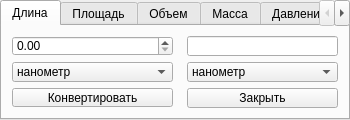
<?xml version="1.0" encoding="UTF-8"?>
<ui version="4.0">
 <class>FormConverter</class>
 <widget class="QWidget" name="FormConverter">
  <property name="geometry">
   <rect>
    <x>0</x>
    <y>0</y>
    <width>350</width>
    <height>120</height>
   </rect>
  </property>
  <property name="sizePolicy">
   <sizepolicy hsizetype="Fixed" vsizetype="Fixed">
    <horstretch>0</horstretch>
    <verstretch>0</verstretch>
   </sizepolicy>
  </property>
  <property name="minimumSize">
   <size>
    <width>350</width>
    <height>120</height>
   </size>
  </property>
  <property name="maximumSize">
   <size>
    <width>350</width>
    <height>120</height>
   </size>
  </property>
  <property name="baseSize">
   <size>
    <width>450</width>
    <height>120</height>
   </size>
  </property>
  <property name="windowTitle">
   <string>Конвертер единиц измерения</string>
  </property>
  <widget class="QTabWidget" name="tabWidget">
   <property name="geometry">
    <rect>
     <x>0</x>
     <y>0</y>
     <width>350</width>
     <height>120</height>
    </rect>
   </property>
   <property name="sizePolicy">
    <sizepolicy hsizetype="Fixed" vsizetype="Fixed">
     <horstretch>0</horstretch>
     <verstretch>0</verstretch>
    </sizepolicy>
   </property>
   <property name="minimumSize">
    <size>
     <width>350</width>
     <height>120</height>
    </size>
   </property>
   <property name="maximumSize">
    <size>
     <width>350</width>
     <height>120</height>
    </size>
   </property>
   <property name="baseSize">
    <size>
     <width>200</width>
     <height>120</height>
    </size>
   </property>
   <property name="currentIndex">
    <number>0</number>
   </property>
   <widget class="QWidget" name="tab">
    <attribute name="title">
     <string>Длина</string>
    </attribute>
    <widget class="QComboBox" name="comboBoxInputUnits">
     <property name="geometry">
      <rect>
       <x>10</x>
       <y>36</y>
       <width>161</width>
       <height>20</height>
      </rect>
     </property>
     <item>
      <property name="text">
       <string>нанометр</string>
      </property>
     </item>
     <item>
      <property name="text">
       <string>микрон</string>
      </property>
     </item>
     <item>
      <property name="text">
       <string>милиметр</string>
      </property>
     </item>
     <item>
      <property name="text">
       <string>сантиметр</string>
      </property>
     </item>
     <item>
      <property name="text">
       <string>дюйм</string>
      </property>
     </item>
     <item>
      <property name="text">
       <string>дециметр</string>
      </property>
     </item>
     <item>
      <property name="text">
       <string>фут</string>
      </property>
     </item>
     <item>
      <property name="text">
       <string>ярд</string>
      </property>
     </item>
     <item>
      <property name="text">
       <string>метр</string>
      </property>
     </item>
     <item>
      <property name="text">
       <string>кабельтов</string>
      </property>
     </item>
     <item>
      <property name="text">
       <string>километр</string>
      </property>
     </item>
     <item>
      <property name="text">
       <string>верста</string>
      </property>
     </item>
     <item>
      <property name="text">
       <string>сухопутная миля</string>
      </property>
     </item>
     <item>
      <property name="text">
       <string>морская миля</string>
      </property>
     </item>
    </widget>
    <widget class="QPushButton" name="pushButtonConvert">
     <property name="geometry">
      <rect>
       <x>10</x>
       <y>62</y>
       <width>161</width>
       <height>19</height>
      </rect>
     </property>
     <property name="text">
      <string>Конвертировать</string>
     </property>
    </widget>
    <widget class="QPushButton" name="pushButtonClose">
     <property name="geometry">
      <rect>
       <x>185</x>
       <y>62</y>
       <width>151</width>
       <height>20</height>
      </rect>
     </property>
     <property name="text">
      <string>Закрыть</string>
     </property>
    </widget>
    <widget class="QLineEdit" name="lineEditOutput">
     <property name="geometry">
      <rect>
       <x>185</x>
       <y>10</y>
       <width>151</width>
       <height>20</height>
      </rect>
     </property>
    </widget>
    <widget class="QComboBox" name="comboBoxOutputUnits">
     <property name="geometry">
      <rect>
       <x>185</x>
       <y>36</y>
       <width>151</width>
       <height>20</height>
      </rect>
     </property>
     <item>
      <property name="text">
       <string>нанометр</string>
      </property>
     </item>
     <item>
      <property name="text">
       <string>микрон</string>
      </property>
     </item>
     <item>
      <property name="text">
       <string>милиметр</string>
      </property>
     </item>
     <item>
      <property name="text">
       <string>сантиметр</string>
      </property>
     </item>
     <item>
      <property name="text">
       <string>дюйм</string>
      </property>
     </item>
     <item>
      <property name="text">
       <string>дециметр</string>
      </property>
     </item>
     <item>
      <property name="text">
       <string>фут</string>
      </property>
     </item>
     <item>
      <property name="text">
       <string>ярд</string>
      </property>
     </item>
     <item>
      <property name="text">
       <string>метр</string>
      </property>
     </item>
     <item>
      <property name="text">
       <string>кабельтов</string>
      </property>
     </item>
     <item>
      <property name="text">
       <string>километр</string>
      </property>
     </item>
     <item>
      <property name="text">
       <string>верста</string>
      </property>
     </item>
     <item>
      <property name="text">
       <string>сухопутная миля</string>
      </property>
     </item>
     <item>
      <property name="text">
       <string>морская миля</string>
      </property>
     </item>
    </widget>
    <widget class="QDoubleSpinBox" name="doubleSpinBoxDistanceInput">
     <property name="geometry">
      <rect>
       <x>10</x>
       <y>10</y>
       <width>161</width>
       <height>20</height>
      </rect>
     </property>
    </widget>
   </widget>
   <widget class="QWidget" name="tab_3">
    <attribute name="title">
     <string>Площадь</string>
    </attribute>
    <layout class="QGridLayout" name="gridLayout_2">
     <item row="0" column="0">
      <layout class="QVBoxLayout" name="verticalLayout_3">
       <item>
        <widget class="QDoubleSpinBox" name="doubleSpinBoxAreaInput">
         <property name="maximum">
          <double>999999999999.000000000000000</double>
         </property>
        </widget>
       </item>
       <item>
        <widget class="QComboBox" name="comboBoxAreaInputUnits">
         <item>
          <property name="text">
           <string>мм2</string>
          </property>
         </item>
         <item>
          <property name="text">
           <string>см2</string>
          </property>
         </item>
         <item>
          <property name="text">
           <string>кв.дюйм</string>
          </property>
         </item>
         <item>
          <property name="text">
           <string>дм2</string>
          </property>
         </item>
         <item>
          <property name="text">
           <string>кв.фут</string>
          </property>
         </item>
         <item>
          <property name="text">
           <string>кв.ярд</string>
          </property>
         </item>
         <item>
          <property name="text">
           <string>м2</string>
          </property>
         </item>
         <item>
          <property name="text">
           <string>сотка</string>
          </property>
         </item>
         <item>
          <property name="text">
           <string>десятина</string>
          </property>
         </item>
         <item>
          <property name="text">
           <string>акр</string>
          </property>
         </item>
         <item>
          <property name="text">
           <string>гектар</string>
          </property>
         </item>
         <item>
          <property name="text">
           <string>км2</string>
          </property>
         </item>
         <item>
          <property name="text">
           <string>кв. сухопутная миля</string>
          </property>
         </item>
         <item>
          <property name="text">
           <string>кв. морская миля</string>
          </property>
         </item>
        </widget>
       </item>
       <item>
        <widget class="QPushButton" name="pushButtonAreaConvert">
         <property name="text">
          <string>Конвертировать</string>
         </property>
        </widget>
       </item>
      </layout>
     </item>
     <item row="0" column="1">
      <layout class="QVBoxLayout" name="verticalLayout_4">
       <item>
        <widget class="QLineEdit" name="lineEditAreaOutput"/>
       </item>
       <item>
        <widget class="QComboBox" name="comboBoxAreaOutputUnits">
         <item>
          <property name="text">
           <string>мм2</string>
          </property>
         </item>
         <item>
          <property name="text">
           <string>см2</string>
          </property>
         </item>
         <item>
          <property name="text">
           <string>кв.дюйм</string>
          </property>
         </item>
         <item>
          <property name="text">
           <string>дм2</string>
          </property>
         </item>
         <item>
          <property name="text">
           <string>кв.фут</string>
          </property>
         </item>
         <item>
          <property name="text">
           <string>кв.ярд</string>
          </property>
         </item>
         <item>
          <property name="text">
           <string>м2</string>
          </property>
         </item>
         <item>
          <property name="text">
           <string>сотка</string>
          </property>
         </item>
         <item>
          <property name="text">
           <string>десятина</string>
          </property>
         </item>
         <item>
          <property name="text">
           <string>акр</string>
          </property>
         </item>
         <item>
          <property name="text">
           <string>гектар</string>
          </property>
         </item>
         <item>
          <property name="text">
           <string>км2</string>
          </property>
         </item>
         <item>
          <property name="text">
           <string>кв. сухопутная миля</string>
          </property>
         </item>
         <item>
          <property name="text">
           <string>кв. морская миля</string>
          </property>
         </item>
        </widget>
       </item>
       <item>
        <widget class="QPushButton" name="pushButtonAreaClose">
         <property name="text">
          <string>Выйти</string>
         </property>
        </widget>
       </item>
      </layout>
     </item>
    </layout>
   </widget>
   <widget class="QWidget" name="tab_4">
    <attribute name="title">
     <string>Объем</string>
    </attribute>
    <layout class="QGridLayout" name="gridLayout_3">
     <item row="0" column="1">
      <layout class="QVBoxLayout" name="verticalLayout_6">
       <item>
        <widget class="QLineEdit" name="lineEditVolumeOutput"/>
       </item>
       <item>
        <widget class="QComboBox" name="comboBoxVolumeOutputUnits">
         <item>
          <property name="text">
           <string>мм3</string>
          </property>
         </item>
         <item>
          <property name="text">
           <string>см3</string>
          </property>
         </item>
         <item>
          <property name="text">
           <string>куб.дюйм</string>
          </property>
         </item>
         <item>
          <property name="text">
           <string>дм3</string>
          </property>
         </item>
         <item>
          <property name="text">
           <string>куб.фут</string>
          </property>
         </item>
         <item>
          <property name="text">
           <string>куб.ярд</string>
          </property>
         </item>
         <item>
          <property name="text">
           <string>американская кварта</string>
          </property>
         </item>
         <item>
          <property name="text">
           <string>литр</string>
          </property>
         </item>
         <item>
          <property name="text">
           <string>английская кварта</string>
          </property>
         </item>
         <item>
          <property name="text">
           <string>американский галлон</string>
          </property>
         </item>
         <item>
          <property name="text">
           <string>английский галлон</string>
          </property>
         </item>
         <item>
          <property name="text">
           <string>баррель</string>
          </property>
         </item>
         <item>
          <property name="text">
           <string>м3</string>
          </property>
         </item>
        </widget>
       </item>
       <item>
        <widget class="QPushButton" name="pushButtonVolumeClose">
         <property name="text">
          <string>Выйти</string>
         </property>
        </widget>
       </item>
      </layout>
     </item>
     <item row="0" column="0">
      <layout class="QVBoxLayout" name="verticalLayout_5">
       <item>
        <widget class="QDoubleSpinBox" name="doubleSpinBoxVolumeInput"/>
       </item>
       <item>
        <widget class="QComboBox" name="comboBoxVolumeInputUnits">
         <item>
          <property name="text">
           <string>мм3</string>
          </property>
         </item>
         <item>
          <property name="text">
           <string>см3</string>
          </property>
         </item>
         <item>
          <property name="text">
           <string>куб.дюйм</string>
          </property>
         </item>
         <item>
          <property name="text">
           <string>дм3</string>
          </property>
         </item>
         <item>
          <property name="text">
           <string>куб.фут</string>
          </property>
         </item>
         <item>
          <property name="text">
           <string>куб.ярд</string>
          </property>
         </item>
         <item>
          <property name="text">
           <string>американская кварта</string>
          </property>
         </item>
         <item>
          <property name="text">
           <string>литр</string>
          </property>
         </item>
         <item>
          <property name="text">
           <string>английская кварта</string>
          </property>
         </item>
         <item>
          <property name="text">
           <string>американский галлон</string>
          </property>
         </item>
         <item>
          <property name="text">
           <string>английский галлон</string>
          </property>
         </item>
         <item>
          <property name="text">
           <string>баррель</string>
          </property>
         </item>
         <item>
          <property name="text">
           <string>м3</string>
          </property>
         </item>
        </widget>
       </item>
       <item>
        <widget class="QPushButton" name="pushButtonVolumeUnitsConvert">
         <property name="text">
          <string>Конвертировать</string>
         </property>
        </widget>
       </item>
      </layout>
     </item>
    </layout>
   </widget>
   <widget class="QWidget" name="tab_5">
    <attribute name="title">
     <string>Масса</string>
    </attribute>
    <layout class="QGridLayout" name="gridLayout_4">
     <item row="0" column="0">
      <layout class="QVBoxLayout" name="verticalLayout_7">
       <item>
        <widget class="QDoubleSpinBox" name="doubleSpinBoxMassInput">
         <property name="maximum">
          <double>9999999999.000000000000000</double>
         </property>
        </widget>
       </item>
       <item>
        <widget class="QComboBox" name="comboBoxMassInputUnits">
         <item>
          <property name="text">
           <string>Микрограмм</string>
          </property>
         </item>
         <item>
          <property name="text">
           <string>Милиграмм</string>
          </property>
         </item>
         <item>
          <property name="text">
           <string>Карат</string>
          </property>
         </item>
         <item>
          <property name="text">
           <string>Грамм</string>
          </property>
         </item>
         <item>
          <property name="text">
           <string>Унция</string>
          </property>
         </item>
         <item>
          <property name="text">
           <string>Фунт</string>
          </property>
         </item>
         <item>
          <property name="text">
           <string>Килограмм</string>
          </property>
         </item>
         <item>
          <property name="text">
           <string>Пуд</string>
          </property>
         </item>
         <item>
          <property name="text">
           <string>Центнер</string>
          </property>
         </item>
         <item>
          <property name="text">
           <string>Тонна</string>
          </property>
         </item>
         <item>
          <property name="text">
           <string>Килотонна</string>
          </property>
         </item>
        </widget>
       </item>
       <item>
        <widget class="QPushButton" name="pushButtonMassConvert">
         <property name="text">
          <string>Конвертировать</string>
         </property>
        </widget>
       </item>
      </layout>
     </item>
     <item row="0" column="1">
      <layout class="QVBoxLayout" name="verticalLayout_8">
       <item>
        <widget class="QLineEdit" name="lineEditMassOutput"/>
       </item>
       <item>
        <widget class="QComboBox" name="comboBoxMassOutputUnits">
         <item>
          <property name="text">
           <string>Микрограмм</string>
          </property>
         </item>
         <item>
          <property name="text">
           <string>Милиграмм</string>
          </property>
         </item>
         <item>
          <property name="text">
           <string>Карат</string>
          </property>
         </item>
         <item>
          <property name="text">
           <string>Грамм</string>
          </property>
         </item>
         <item>
          <property name="text">
           <string>Унция</string>
          </property>
         </item>
         <item>
          <property name="text">
           <string>Фунт</string>
          </property>
         </item>
         <item>
          <property name="text">
           <string>Килограмм</string>
          </property>
         </item>
         <item>
          <property name="text">
           <string>Пуд</string>
          </property>
         </item>
         <item>
          <property name="text">
           <string>Центнер</string>
          </property>
         </item>
         <item>
          <property name="text">
           <string>Тонна</string>
          </property>
         </item>
         <item>
          <property name="text">
           <string>Килотонна</string>
          </property>
         </item>
        </widget>
       </item>
       <item>
        <widget class="QPushButton" name="pushButtonMassClose">
         <property name="text">
          <string>Выйти</string>
         </property>
        </widget>
       </item>
      </layout>
     </item>
    </layout>
   </widget>
   <widget class="QWidget" name="tab_2">
    <attribute name="title">
     <string>Давление</string>
    </attribute>
    <layout class="QGridLayout" name="gridLayout_5">
     <item row="0" column="0">
      <layout class="QVBoxLayout" name="verticalLayout_9">
       <item>
        <widget class="QDoubleSpinBox" name="doubleSpinBoxPressureInput">
         <property name="maximum">
          <double>100000000000000000.000000000000000</double>
         </property>
        </widget>
       </item>
       <item>
        <widget class="QComboBox" name="comboBoxPressureInputUnits">
         <item>
          <property name="text">
           <string>Па</string>
          </property>
         </item>
         <item>
          <property name="text">
           <string>мм.рт.ст.</string>
          </property>
         </item>
         <item>
          <property name="text">
           <string>кПа</string>
          </property>
         </item>
         <item>
          <property name="text">
           <string>psi(фунт на кв. дюйм)</string>
          </property>
         </item>
         <item>
          <property name="text">
           <string>мм.вод.ст.</string>
          </property>
         </item>
         <item>
          <property name="text">
           <string>Атмосфера техническая</string>
          </property>
         </item>
         <item>
          <property name="text">
           <string>кгс / см2</string>
          </property>
         </item>
         <item>
          <property name="text">
           <string>Бар</string>
          </property>
         </item>
         <item>
          <property name="text">
           <string>МПа</string>
          </property>
         </item>
         <item>
          <property name="text">
           <string>Атмосфера физическая</string>
          </property>
         </item>
        </widget>
       </item>
       <item>
        <widget class="QPushButton" name="pushButtonPressureConvert">
         <property name="text">
          <string>Конвертировать</string>
         </property>
        </widget>
       </item>
      </layout>
     </item>
     <item row="0" column="1">
      <layout class="QVBoxLayout" name="verticalLayout_10">
       <item>
        <widget class="QLineEdit" name="lineEditPressureOutput"/>
       </item>
       <item>
        <widget class="QComboBox" name="comboBoxPressureOutputUnits">
         <item>
          <property name="text">
           <string>Па</string>
          </property>
         </item>
         <item>
          <property name="text">
           <string>мм.рт.ст.</string>
          </property>
         </item>
         <item>
          <property name="text">
           <string>кПа</string>
          </property>
         </item>
         <item>
          <property name="text">
           <string>psi(фунт на кв. дюйм)</string>
          </property>
         </item>
         <item>
          <property name="text">
           <string>мм.вод.ст.</string>
          </property>
         </item>
         <item>
          <property name="text">
           <string>Атмосфера техническая</string>
          </property>
         </item>
         <item>
          <property name="text">
           <string>кгс / см2</string>
          </property>
         </item>
         <item>
          <property name="text">
           <string>Бар</string>
          </property>
         </item>
         <item>
          <property name="text">
           <string>МПа</string>
          </property>
         </item>
         <item>
          <property name="text">
           <string>Атмосфера физическая</string>
          </property>
         </item>
        </widget>
       </item>
       <item>
        <widget class="QPushButton" name="pushButtonPressureClose">
         <property name="text">
          <string>Выйти</string>
         </property>
        </widget>
       </item>
      </layout>
     </item>
    </layout>
   </widget>
   <widget class="QWidget" name="tab_6">
    <attribute name="title">
     <string>Температура</string>
    </attribute>
    <layout class="QGridLayout" name="gridLayout_6">
     <item row="0" column="0">
      <layout class="QVBoxLayout" name="verticalLayout_11">
       <item>
        <widget class="QDoubleSpinBox" name="doubleSpinBoxTemperatureInput">
         <property name="maximum">
          <double>1000000000000000000000.000000000000000</double>
         </property>
        </widget>
       </item>
       <item>
        <widget class="QComboBox" name="comboBoxTemperatureInputUnits">
         <item>
          <property name="text">
           <string>по Цельсию</string>
          </property>
         </item>
         <item>
          <property name="text">
           <string>по Кельвину</string>
          </property>
         </item>
         <item>
          <property name="text">
           <string>по Фаренгейту</string>
          </property>
         </item>
        </widget>
       </item>
       <item>
        <widget class="QPushButton" name="pushButtonTemperatureConvert">
         <property name="text">
          <string>Конвертировать</string>
         </property>
        </widget>
       </item>
      </layout>
     </item>
     <item row="0" column="1">
      <layout class="QVBoxLayout" name="verticalLayout_12">
       <item>
        <widget class="QLineEdit" name="lineEditTemperatureOutput"/>
       </item>
       <item>
        <widget class="QComboBox" name="comboBoxTemperatureOutputUnits">
         <item>
          <property name="text">
           <string>по Цельсию</string>
          </property>
         </item>
         <item>
          <property name="text">
           <string>по Кельвину</string>
          </property>
         </item>
         <item>
          <property name="text">
           <string>по Фаренгейту</string>
          </property>
         </item>
        </widget>
       </item>
       <item>
        <widget class="QPushButton" name="pushButtonTemperatureClose">
         <property name="text">
          <string>Выйти</string>
         </property>
        </widget>
       </item>
      </layout>
     </item>
    </layout>
   </widget>
   <widget class="QWidget" name="tab_7">
    <attribute name="title">
     <string>Скорость</string>
    </attribute>
    <layout class="QGridLayout" name="gridLayout_7">
     <item row="0" column="0">
      <layout class="QVBoxLayout" name="verticalLayout_13">
       <item>
        <widget class="QDoubleSpinBox" name="doubleSpinBoxSpeedInput">
         <property name="maximum">
          <double>1000000000000000000000.000000000000000</double>
         </property>
        </widget>
       </item>
       <item>
        <widget class="QComboBox" name="comboBoxSpeedInputUnits">
         <item>
          <property name="text">
           <string>м/с</string>
          </property>
         </item>
         <item>
          <property name="text">
           <string>км/час</string>
          </property>
         </item>
         <item>
          <property name="text">
           <string>км/с</string>
          </property>
         </item>
         <item>
          <property name="text">
           <string>мили/час</string>
          </property>
         </item>
         <item>
          <property name="text">
           <string>узлы(для судов)</string>
          </property>
         </item>
        </widget>
       </item>
       <item>
        <widget class="QPushButton" name="pushButtonSpeedConvert">
         <property name="text">
          <string>Конвертировать</string>
         </property>
        </widget>
       </item>
      </layout>
     </item>
     <item row="0" column="1">
      <layout class="QVBoxLayout" name="verticalLayout_14">
       <item>
        <widget class="QLineEdit" name="lineEditSpeedOutput"/>
       </item>
       <item>
        <widget class="QComboBox" name="comboBoxSpeedOutputUnits">
         <item>
          <property name="text">
           <string>м/с</string>
          </property>
         </item>
         <item>
          <property name="text">
           <string>км/час</string>
          </property>
         </item>
         <item>
          <property name="text">
           <string>км/с</string>
          </property>
         </item>
         <item>
          <property name="text">
           <string>мили/час</string>
          </property>
         </item>
         <item>
          <property name="text">
           <string>узлы(для судов)</string>
          </property>
         </item>
        </widget>
       </item>
       <item>
        <widget class="QPushButton" name="pushButtonSpeedClose">
         <property name="text">
          <string>Выйти</string>
         </property>
        </widget>
       </item>
      </layout>
     </item>
    </layout>
   </widget>
  </widget>
 </widget>
 <resources/>
 <connections/>
</ui>
